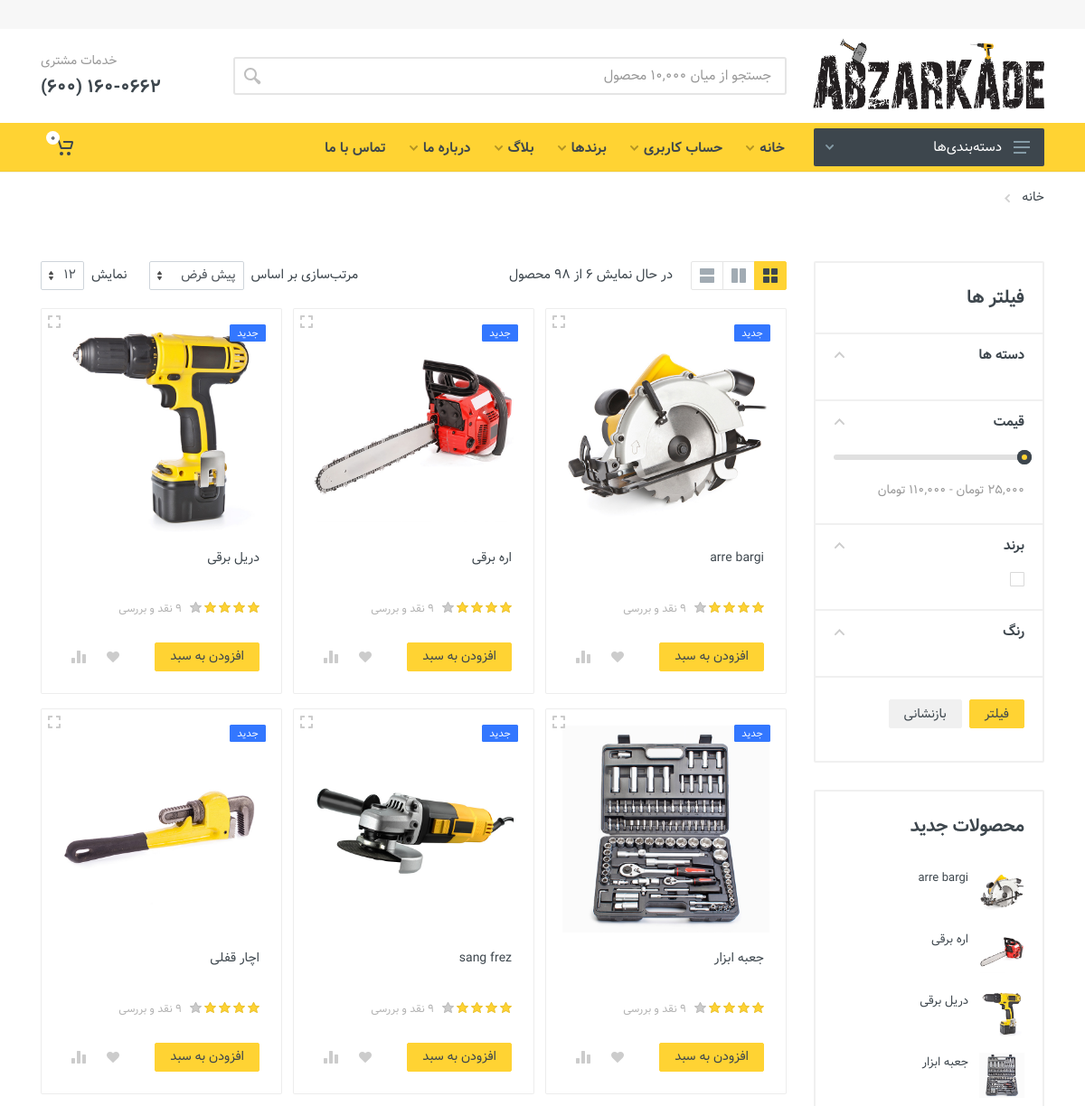
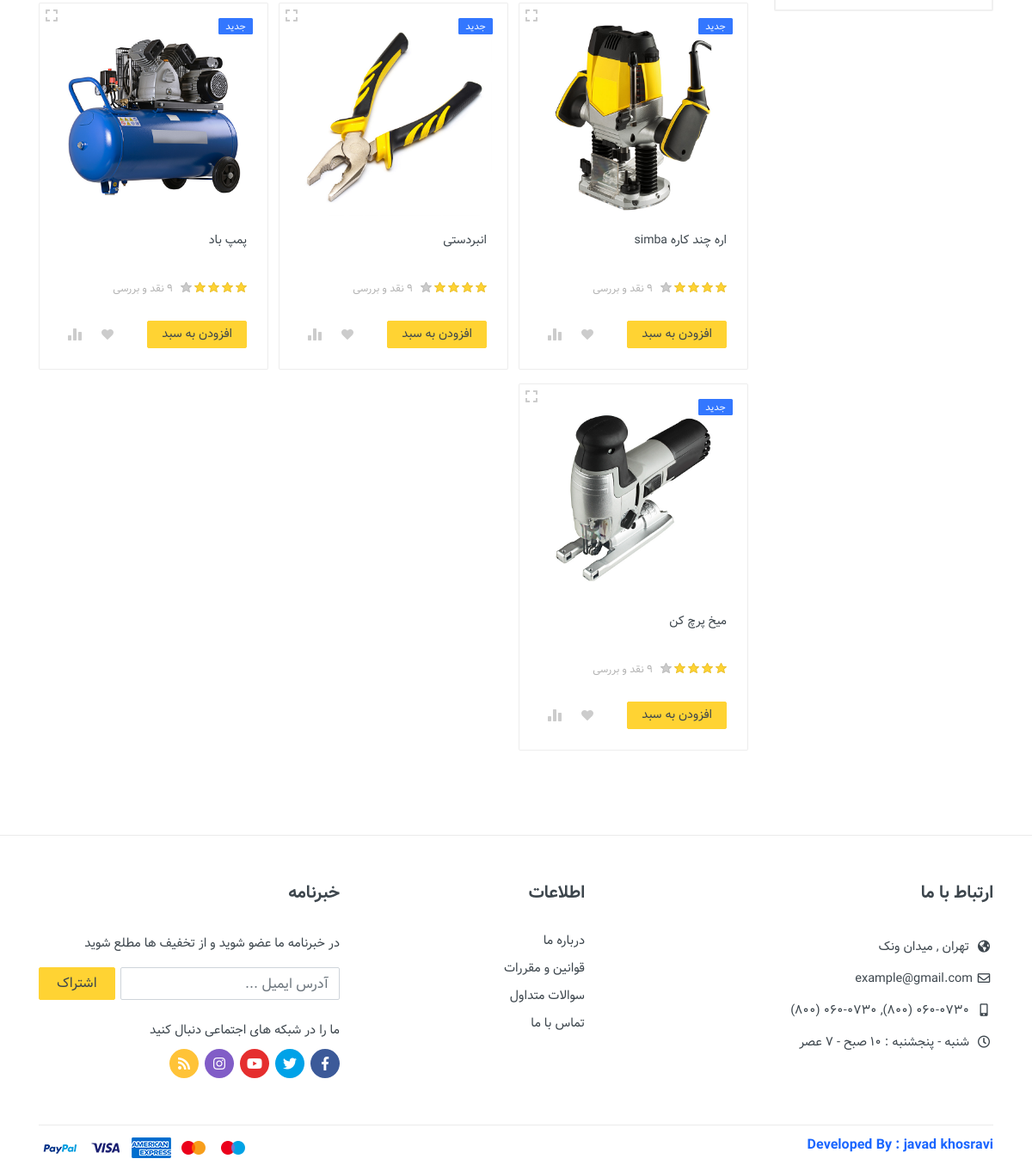
The app's page /search/ with its own data (2 pictures, top to bottom).
### shop/models.py (models this page shows, shortened)
class Kala(models.Model):
    slug = models.SlugField(allow_unicode=True, null=True)
    name = models.CharField(max_length=150)
    brand = models.ForeignKey(
        Brand,
        on_delete=models.SET_NULL,
        null=True,
        blank=True,
        verbose_name="Brand",
        related_name="brand",
    )
    size = models.ManyToManyField(ProductSize, help_text="Enter Size of the product")
    mini_description = models.CharField(max_length=200)
    color = models.ManyToManyField(Color, help_text="Select Color of the product")
    material = models.ManyToManyField(
        Materials, help_text="Select Material of the Product"
    )
    pic0 = models.ImageField(
        upload_to=PRODUCT_IMAGE_ADDRESS.format(strftime("%Y%m%d-%H%M%S", gmtime())),
        default=DEFAULt_IMAGE_ADDRESS,
        width_field="image_width",
        height_field="image_height",
    )
    pic1 = models.ImageField(
        upload_to=PRODUCT_IMAGE_ADDRESS.format(strftime("%Y%m%d - %H%M%S", gmtime())),
        default=DEFAULt_IMAGE_ADDRESS,
        null=True,
        blank=True,
    )
    pic2 = models.ImageField(
        upload_to=PRODUCT_IMAGE_ADDRESS.format(strftime("%Y%m%d - %H%M%S", gmtime())),
        default=DEFAULt_IMAGE_ADDRESS,
        null=True,
        blank=True,
    )
    pic3 = models.ImageField(
        upload_to=PRODUCT_IMAGE_ADDRESS.format(strftime("%Y%m%d - %H%M%S", gmtime())),
        default=DEFAULt_IMAGE_ADDRESS,
        null=True,
        blank=True,
    )
    pic4 = models.ImageField(
        upload_to=PRODUCT_IMAGE_ADDRESS.format(strftime("%Y%m%d - %H%M%S", gmtime())),
        default=DEFAULt_IMAGE_ADDRESS,
        null=True,
        blank=True,
    )
    category = models.ForeignKey(
        KalaCategory,
        on_delete=models.SET_NULL,
        null=True,
        verbose_name="Category",
        related_name="Category",
        help_text="category",
    )
    description = models.TextField(max_length=255, blank=True, null=True)
    image_width = models.PositiveIntegerField(editable=False, default=401)
    image_height = models.PositiveIntegerField(editable=False, default=401)
    class Meta:
        verbose_name_plural = "Products"

### shop/views.py (the view, shortened to what this page needs)
# urls.py: path("search/", SearchKala.as_view(), name="search_kala"),
class SearchKala(KalaListView):
    paginate_by = 12
    template_name = "shop-grid.html"
    context_object_name = "kalas"
    def get_queryset(self):
        result = super(SearchKala, self).get_queryset()
        query = self.request.GET.get("search")
        if query:
            query_list = query.split()
            result = result.filter(
                reduce(operator.and_, (Q(name__icontains=q) for q in query_list))
            )
        return result
    def get_context_data(self, **kwargs):
        context = super(SearchKala, self).get_context_data(**kwargs)
        mostsalled = Cart.objects.annotate(num_kalas=Count("seller")).order_by(
            "-num_kalas"
        )[:5]
        context.update(
            {
                "is_authenticated": self.request.user.is_authenticated,
                "mostsalled": mostsalled,
                "color": Color.objects.all(),
            }
        )
        return context

### media/templates/shop-grid.html (shortened to what this page needs)
{% extends 'main/base.html' %}
{% load static %}
{% block body %}
		<div class="site__body">
			<div class="page-header">
				<div class="page-header__container container">
					<div class="page-header__breadcrumb">
						<nav aria-label="breadcrumb">
							<ol class="breadcrumb">
								<li class="breadcrumb-item"><a href="{% url 'index' %}">خانه</a>
								</li>
							</ol>
						</nav>
					</div>
					<div class="page-header__title">
					</div>
				</div>
			</div>
			<div class="container">
				<div class="shop-layout shop-layout--sidebar--start">
					<div class="shop-layout__sidebar">
						<div class="block block-sidebar">
							<div class="block-sidebar__item">
								<div class="widget-filters widget" data-collapse data-collapse-opened-class="filter--opened">
									<h4 class="widget__title">فیلتر ها</h4>
									<div class="widget-filters__list">
										<div class="widget-filters__item">
											<div class="filter filter--opened" data-collapse-item>
												<button type="button" class="filter__title" data-collapse-trigger>دسته ها
													<svg class="filter__arrow" width="12px" height="7px">
														<use xlink:href="{% static 'images/sprite.svg' %}#arrow-rounded-down-12x7"></use>
													</svg>
												</button>
												<div class="filter__body" data-collapse-content>
													<div class="filter__container">
													</div>
												</div>
											</div>
										</div>
										<div class="widget-filters__item">
											<div class="filter filter--opened" data-collapse-item>
												<button type="button" class="filter__title" data-collapse-trigger>قیمت
													<svg class="filter__arrow" width="12px" height="7px">
														<use xlink:href="{% static 'images/sprite.svg' %}#arrow-rounded-down-12x7"></use>
													</svg>
												</button>
												<div class="filter__body" data-collapse-content>
													<div class="filter__container">
														<div class="filter-price" data-min="5000" data-max="500000000" data-from="25000" data-to="110000">
															<div class="filter-price__slider"></div>
															<div class="filter-price__title"><span class="filter-price__min-value"></span> تومان - <span class="filter-price__max-value"></span> تومان</div>
														</div>
													</div>
												</div>
											</div>
										</div>
										<div class="widget-filters__item">
											<div class="filter filter--opened" data-collapse-item>
												<button type="button" class="filter__title" data-collapse-trigger>برند
													<svg class="filter__arrow" width="12px" height="7px">
														<use xlink:href="{% static 'images/sprite.svg' %}#arrow-rounded-down-12x7"></use>
													</svg>
												</button>
												<div class="filter__body" data-collapse-content>
													<div class="filter__container">
														<div class="filter-list">
															<div class="filter-list__list">
																<label class="filter-list__item"><span class="filter-list__input input-check"><span class="input-check__body"><input class="input-check__input" type="checkbox"> <span class="input-check__box"></span>
																	</span>
																</span>
															</div>
														</div>
													</div>
												</div>
											</div>
										</div>
										<div class="widget-filters__item">
											<div class="filter filter--opened" data-collapse-item>
												<button type="button" class="filter__title" data-collapse-trigger>رنگ
													<svg class="filter__arrow" width="12px" height="7px">
														<use xlink:href="{% static 'images/sprite.svg' %}#arrow-rounded-down-12x7"></use>
													</svg>
												</button>
												<div class="filter__body" data-collapse-content>
													<div class="filter__container">
														<div class="filter-color">
															<div class="filter-color__list">
															</div>
														</div>
													</div>
												</div>
											</div>
										</div>
									</div>
									<div class="widget-filters__actions d-flex">
										<button class="btn btn-primary btn-sm">فیلتر</button>
										<button class="btn btn-secondary btn-sm">بازنشانی</button>
									</div>
								</div>
							</div>
							<div class="block-sidebar__item d-none d-lg-block">
								<div class="widget-products widget">
									<h4 class="widget__title">محصولات جدید</h4>
									<div class="widget-products__list">
										{% for k in kalas %}
										{% if  forloop.counter <= 4 %}
										<div class="widget-products__item">
											<div class="widget-products__image">
												<a href="{% url 'KalaDetailView' k.slug %}">
													<img src='{{ k.pic0.url }}' alt='{{ k.name }}' title='{{ k.name }}' class="img-responsive" />
												</a>
											</div>
											<div class="widget-products__info">
												<div class="widget-products__name"><a href="{% url 'KalaDetailView' k.slug %}">{{ k.name }}</a></div>
											</div>
										</div>
										{% endif %}
										{% endfor %}
									</div>
								</div>
							</div>
						</div>
					</div>
					<div class="shop-layout__content">
						<div class="block">
							<div class="products-view">
								<div class="products-view__options">
									<div class="view-options">
										<div class="view-options__layout">
											<div class="layout-switcher">
												<div class="layout-switcher__list">
													<button data-layout="grid-3-sidebar" data-with-features="false" title="Grid" type="button" class="layout-switcher__button layout-switcher__button--active">
														<svg width="16px" height="16px">
															<use xlink:href="{% static 'images/sprite.svg' %}#layout-grid-16x16"></use>
														</svg>
													</button>
													<button data-layout="grid-3-sidebar" data-with-features="true" title="Grid With Features" type="button" class="layout-switcher__button">
														<svg width="16px" height="16px">
															<use xlink:href="{% static 'images/sprite.svg' %}#layout-grid-with-details-16x16"></use>
														</svg>
													</button>
													<button data-layout="list" data-with-features="false" title="List" type="button" class="layout-switcher__button">
														<svg width="16px" height="16px">
															<use xlink:href="{% static 'images/sprite.svg' %}#layout-list-16x16"></use>
														</svg>
													</button>
												</div>
											</div>
										</div>
										<div class="view-options__legend">در حال نمایش 6 از 98 محصول</div>
										<div class="view-options__control">
											<label for="">مرتب‌سازی بر اساس</label>
											<div>
												<select class="form-control form-control-sm" name="" id="">
													<option value="">پیش فرض</option>
												</select>
											</div>
										</div>
										<div class="view-options__control">
											<label for="">نمایش</label>
											<div>
												<select class="form-control form-control-sm" name="" id="">
													<option value="">12</option>
												</select>
											</div>
										</div>
									</div>
								</div>
								<div class="products-view__list products-list" data-layout="grid-3-sidebar" data-with-features="false">
									<div class="products-list__body">
										{% for k in kalas %}
										<div class="products-list__item">
											<div class="product-card">
												<button class="product-card__quickview" type="button">
													<svg width="16px" height="16px">
														<use xlink:href="{% static 'images/sprite.svg' %}#quickview-16"></use>
													</svg> </button>
												<div class="product-card__badges-list">
													<div class="product-card__badge product-card__badge--new">جدید</div>
												</div>
												<div class="product-card__image">
													<a href="{% url 'KalaDetailView' k.slug %}"><img src='{{ k.pic0.url }}' alt='{{ k.name }}' title='{{ k.name }}' class="img-responsive" /></a>
												</div>
												<div class="product-card__info">
													<div class="product-card__name"><a href="{% url 'KalaDetailView' k.slug %}"> {{ k.name }} </a></div>
													<div class="product-card__rating">
														<div class="rating">
															<div class="rating__body">
																<svg class="rating__star rating__star--active" width="13px" height="12px">
																	<g class="rating__fill">
																		<use xlink:href="{% static 'images/sprite.svg' %}#star-normal"></use>
																	</g>
																	<g class="rating__stroke">
																		<use xlink:href="{% static 'images/sprite.svg' %}#star-normal-stroke"></use>
																	</g>
																</svg>
																<svg class="rating__star rating__star--active" width="13px" height="12px">
																	<g class="rating__fill">
																		<use xlink:href="{% static 'images/sprite.svg' %}#star-normal"></use>
																	</g>
																	<g class="rating__stroke">
																		<use xlink:href="{% static 'images/sprite.svg' %}#star-normal-stroke"></use>
																	</g>
																</svg>
																<svg class="rating__star rating__star--active" width="13px" height="12px">
																	<g class="rating__fill">
																		<use xlink:href="{% static 'images/sprite.svg' %}#star-normal"></use>
																	</g>
																	<g class="rating__stroke">
																		<use xlink:href="{% static 'images/sprite.svg' %}#star-normal-stroke"></use>
																	</g>
																</svg>
																<svg class="rating__star rating__star--active" width="13px" height="12px">
																	<g class="rating__fill">
																		<use xlink:href="{% static 'images/sprite.svg' %}#star-normal"></use>
																	</g>
																	<g class="rating__stroke">
																		<use xlink:href="{% static 'images/sprite.svg' %}#star-normal-stroke"></use>
																	</g>
																</svg>
																<svg class="rating__star" width="13px" height="12px">
																	<g class="rating__fill">
																		<use xlink:href="{% static 'images/sprite.svg' %}#star-normal"></use>
																	</g>
																	<g class="rating__stroke">
																		<use xlink:href="{% static 'images/sprite.svg' %}#star-normal-stroke"></use>
																	</g>
																</svg>
															</div>
														</div>
														<div class="product-card__rating-legend">9 نقد و بررسی</div>
													</div>
												</div>
												<div class="product-card__actions">
													<div class="product-card__buttons">
														{% if user.is_authenticated %}
														{% for stok in k.kalainstance.all %}
														{% if stok.instock != 0 %}
															<button class="btn btn-primary product-card__addtocart" type="submit" id="button-cart" name='addCart'>افزودن به سبد</button>
														{% else %}
															<button type="submit" class="btn btn-danger btn-lg" disabled>ناموجود</button>
														{% endif %}
														{% endfor %}
													{% else %}
														<a href={% url 'login' %}> <button type="button" id="Login" class="btn btn-primary btn-lg">افزودن به سبد</button></a>
													{% endif %}
													<button type="submit"  class="btn btn-light btn-svg-icon btn-svg-icon--fake-svg product-card__wishlist" name="addWishlist" >
														<svg width="16px" height="16px">
															<use xlink:href="{% static 'images/sprite.svg' %}#wishlist-16"></use>
														</svg> </button>
														<button  type="submit"  class="btn btn-light btn-svg-icon btn-svg-icon--fake-svg product-card__compare"  name="addCompare" >
															<svg width="16px" height="16px">
																<use xlink:href="{% static 'images/sprite.svg' %}#compare-16"></use>
															</svg> </button>
													</div>
												</div>
											</div>
										</div>
										{% endfor %}
									</div>
								</div>
								<div class="products-view__pagination">
								</div>
							</div>
						</div>
					</div>
				</div>
			</div>
		</div>
{% endblock %}

### records on screen
Kala: pic0 (picture), name "arre bargi"
Kala: pic0 (picture), name "اره برقی"
Kala: pic0 (picture), name "دریل برقی"
Kala: pic0 (picture), name "جعبه ابزار"
Kala: pic0 (picture), name "sang frez"
Kala: pic0 (picture), name "اچار قفلی"
Kala: pic0 (picture), name "اره چند کاره simba"
Kala: pic0 (picture), name "انبردستی"
Kala: pic0 (picture), name "پمپ باد"
Kala: pic0 (picture), name "میخ پرچ کن"
